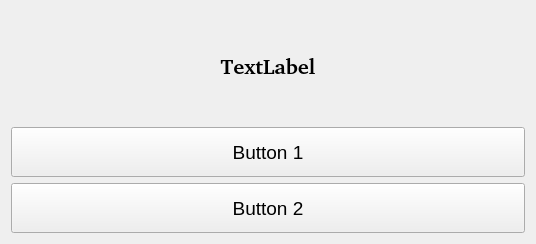
<?xml version="1.0" encoding="UTF-8"?>
<ui version="4.0">
 <class>InteractiveAppExample</class>
 <widget class="QWidget" name="InteractiveAppExample">
  <property name="geometry">
   <rect>
    <x>0</x>
    <y>0</y>
    <width>536</width>
    <height>244</height>
   </rect>
  </property>
  <property name="windowTitle">
   <string>InteractiveAppExample</string>
  </property>
  <layout class="QVBoxLayout" name="verticalLayout">
   <item>
    <widget class="QLabel" name="label">
     <property name="font">
      <font>
       <family>Helvetica [Adobe]</family>
       <pointsize>16</pointsize>
       <weight>75</weight>
       <bold>true</bold>
      </font>
     </property>
     <property name="text">
      <string>TextLabel</string>
     </property>
     <property name="alignment">
      <set>Qt::AlignCenter</set>
     </property>
    </widget>
   </item>
   <item>
    <widget class="QPushButton" name="button1">
     <property name="sizePolicy">
      <sizepolicy hsizetype="Minimum" vsizetype="Maximum">
       <horstretch>0</horstretch>
       <verstretch>0</verstretch>
      </sizepolicy>
     </property>
     <property name="maximumSize">
      <size>
       <width>16777215</width>
       <height>50</height>
      </size>
     </property>
     <property name="font">
      <font>
       <pointsize>14</pointsize>
      </font>
     </property>
     <property name="text">
      <string>Button 1</string>
     </property>
    </widget>
   </item>
   <item>
    <widget class="QPushButton" name="button2">
     <property name="sizePolicy">
      <sizepolicy hsizetype="Minimum" vsizetype="Maximum">
       <horstretch>0</horstretch>
       <verstretch>0</verstretch>
      </sizepolicy>
     </property>
     <property name="maximumSize">
      <size>
       <width>16777215</width>
       <height>50</height>
      </size>
     </property>
     <property name="font">
      <font>
       <pointsize>14</pointsize>
      </font>
     </property>
     <property name="text">
      <string>Button 2</string>
     </property>
    </widget>
   </item>
  </layout>
 </widget>
 <layoutdefault spacing="6" margin="11"/>
 <resources/>
 <connections/>
</ui>
